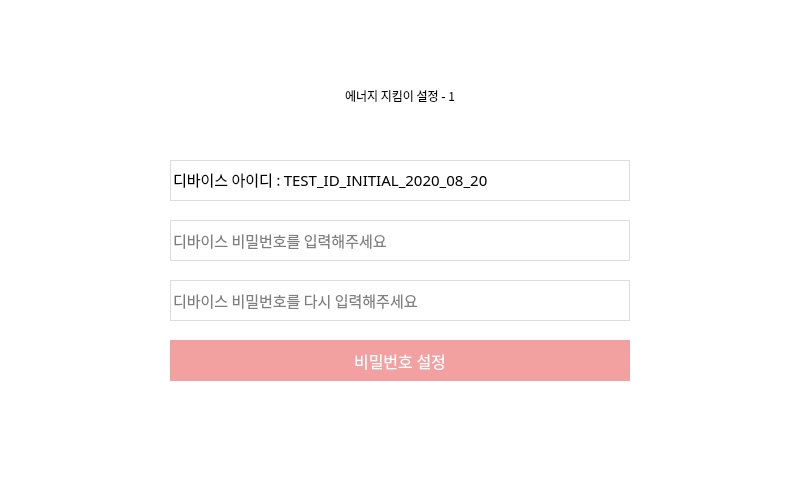
<?xml version="1.0" encoding="UTF-8"?>
<ui version="4.0">
 <class>initialSetupSetPasswordWidget</class>
 <widget class="QWidget" name="initialSetupSetPasswordWidget">
  <property name="geometry">
   <rect>
    <x>0</x>
    <y>0</y>
    <width>800</width>
    <height>480</height>
   </rect>
  </property>
  <property name="font">
   <font>
    <family>나눔바른펜</family>
   </font>
  </property>
  <property name="windowTitle">
   <string>Form</string>
  </property>
  <property name="styleSheet">
   <string notr="true">background-color:white;</string>
  </property>
  <widget class="QLabel" name="settingTextLabel">
   <property name="geometry">
    <rect>
     <x>170</x>
     <y>50</y>
     <width>460</width>
     <height>91</height>
    </rect>
   </property>
   <property name="styleSheet">
    <string notr="true">#settingTextLabel {
font: 25pt &quot;나눔바른펜&quot;;

}</string>
   </property>
   <property name="text">
    <string>에너지 지킴이 설정 - 1</string>
   </property>
   <property name="alignment">
    <set>Qt::AlignCenter</set>
   </property>
  </widget>
  <widget class="QLineEdit" name="passwordEdit">
   <property name="geometry">
    <rect>
     <x>170</x>
     <y>220</y>
     <width>460</width>
     <height>41</height>
    </rect>
   </property>
   <property name="font">
    <font>
     <family>나눔바른펜</family>
     <pointsize>11</pointsize>
    </font>
   </property>
   <property name="styleSheet">
    <string notr="true">#passwordEdit {
border: 1px solid #ddd;
}</string>
   </property>
   <property name="inputMask">
    <string/>
   </property>
   <property name="text">
    <string/>
   </property>
   <property name="echoMode">
    <enum>QLineEdit::Password</enum>
   </property>
   <property name="readOnly">
    <bool>false</bool>
   </property>
   <property name="placeholderText">
    <string>디바이스 비밀번호를 입력해주세요</string>
   </property>
   <property name="clearButtonEnabled">
    <bool>false</bool>
   </property>
  </widget>
  <widget class="QLineEdit" name="passwordReEdit">
   <property name="geometry">
    <rect>
     <x>170</x>
     <y>280</y>
     <width>460</width>
     <height>41</height>
    </rect>
   </property>
   <property name="font">
    <font>
     <family>나눔바른펜</family>
     <pointsize>11</pointsize>
    </font>
   </property>
   <property name="styleSheet">
    <string notr="true">#passwordReEdit {
border: 1px solid #ddd;
}</string>
   </property>
   <property name="inputMask">
    <string/>
   </property>
   <property name="text">
    <string/>
   </property>
   <property name="echoMode">
    <enum>QLineEdit::Password</enum>
   </property>
   <property name="placeholderText">
    <string>디바이스 비밀번호를 다시 입력해주세요</string>
   </property>
   <property name="clearButtonEnabled">
    <bool>false</bool>
   </property>
  </widget>
  <widget class="QLineEdit" name="idEditReadOnly">
   <property name="geometry">
    <rect>
     <x>170</x>
     <y>160</y>
     <width>460</width>
     <height>41</height>
    </rect>
   </property>
   <property name="font">
    <font>
     <family>나눔바른펜</family>
     <pointsize>11</pointsize>
    </font>
   </property>
   <property name="styleSheet">
    <string notr="true">#idEditReadOnly {
border: 1px solid #ddd;
}</string>
   </property>
   <property name="inputMask">
    <string/>
   </property>
   <property name="text">
    <string>디바이스 아이디 : TEST_ID_INITIAL_2020_08_20</string>
   </property>
   <property name="echoMode">
    <enum>QLineEdit::Normal</enum>
   </property>
   <property name="readOnly">
    <bool>true</bool>
   </property>
   <property name="placeholderText">
    <string/>
   </property>
   <property name="clearButtonEnabled">
    <bool>false</bool>
   </property>
  </widget>
  <widget class="QPushButton" name="settingButton">
   <property name="geometry">
    <rect>
     <x>170</x>
     <y>340</y>
     <width>460</width>
     <height>41</height>
    </rect>
   </property>
   <property name="font">
    <font>
     <family>나눔바른펜</family>
     <pointsize>12</pointsize>
    </font>
   </property>
   <property name="styleSheet">
    <string notr="true">#settingButton {
background-color:rgb(242, 160, 160);
color: white;
border: none;
}</string>
   </property>
   <property name="text">
    <string>비밀번호 설정</string>
   </property>
  </widget>
 </widget>
 <resources>
  <include location="../resources.qrc"/>
 </resources>
 <connections/>
</ui>
